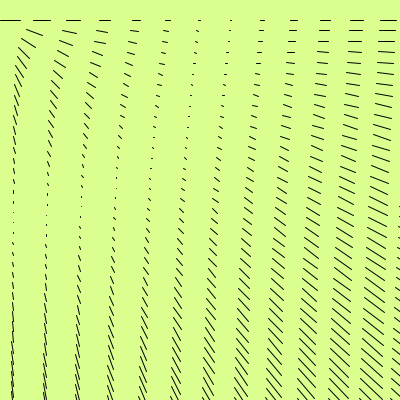
Frame 1 (no input)
Frame 60 (the mouse pressed at the canvas centre just before this capture): identical to frame 1, image omitted
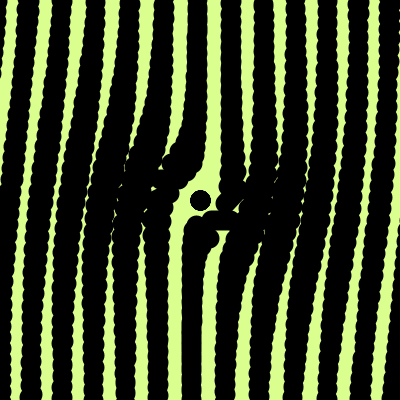
Frame 120 (the mouse held since frame 60 and released just before this capture)

The Processing sketch that drew these frames (run headless with seeded random() and noise(); from frame 60 on, the mouse is pressed at the canvas centre):

// Processing sketch: processing_28633
// ── processing_28633.pde


void setup() {
  size (400,400);
  smooth();
    colorMode(HSB, 100);
}


void draw() {
  
  background(22,44,244); // BG immer zuruecksetzen
  int x = 12;
  int y = 4;
  float angle = 4;
  
  for (x = 0; x <= width; x+=30) {
    
    for (y = 0; y <= height; y+=10) {
     
      pushMatrix(); 
      translate(x,y);
      angle = atan2(y-mouseX, x-mouseY);   
      float abstand = dist(mouseX, mouseY, x, y); 
      rotate(angle); 
      line(20,20,abstand/10,20);
      popMatrix();
    
    }
    if(mousePressed) {
  
  float abstand = dist(pmouseX, pmouseY, mouseX, mouseY);
  //ellipse(mouseX,mouseY,abstand,abstand);
  
  float dicke = 20-abstand;
  if(dicke <1) { dicke = 3; }
  strokeWeight(dicke);
  line(pmouseX, pmouseY, mouseX, mouseY);
  }
  
   }

}
